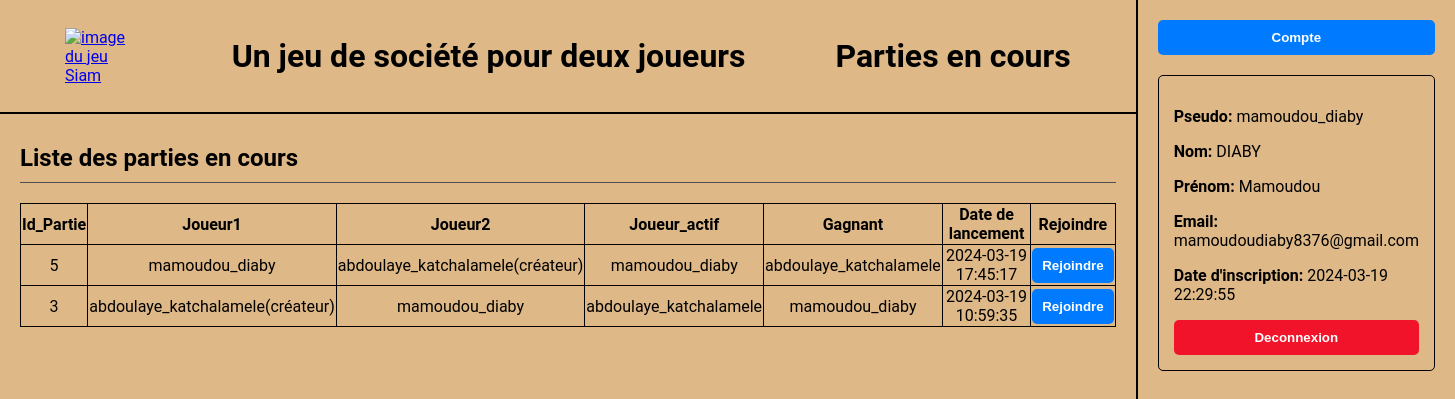
Page /pages/in_progress_games_page.php (signed in) on the committed database.
### tables this page shows
CREATE TABLE Game (
  game_ID INTEGER PRIMARY KEY AUTOINCREMENT,
  board TEXT,
  last_move TEXT,
  player1 TEXT,
  player2 TEXT,
  winner TEXT,
  active_player TEXT,
  launcher TEXT,
  launch_date DATE,
  FOREIGN KEY (player1) REFERENCES User(username),
  FOREIGN KEY (player2) REFERENCES User(username),
  FOREIGN KEY (winner) REFERENCES User(username),
  FOREIGN KEY (active_player) REFERENCES User(username),
  FOREIGN KEY (launcher) REFERENCES User(username)
);

### pages/in_progress_games_page.php (the view, shortened to what this page needs)
<?php
if (isset($_SESSION['username'])) {
  try {
    $db = new PDO('sqlite:../datas/data_base.db');
  } catch (PDOException $e) {
    echo "Échec de la connexion", $e->getMessage();
    $db = null;
    exit();
  }
  if ($_SESSION['is_admin'] == 1) {
    $query = "SELECT * FROM Game ORDER BY launch_date DESC";
    $stmt = $db->prepare($query);
  } else {
    $query = "SELECT * FROM Game WHERE player1=:username OR player2=:username ORDER BY launch_date DESC";
    $stmt = $db->prepare($query);
    $stmt->bindValue(':username', $_SESSION['username'], PDO::PARAM_STR);
  }
  $stmt->execute();
  $play_results = $stmt->fetchAll(PDO::FETCH_ASSOC);
} else {
  header('Location: login_page.php');
  exit();
}
?>
<!DOCTYPE html>
<html lang="fr">
<head>
  <link rel="stylesheet" href="../styles/style2.css">
</head>
<body>
  <header>
    <a href="home_page.php"><img src="../images/siam.jpeg" alt="image du jeu Siam"></a>
    <h1>Un jeu de société pour deux joueurs</h1>
    <h1>Parties en cours</h1>
  </header>
  <section>
    <h2>Liste des parties en cours</h2>
    <?php
    if (empty($play_results)) {
      echo "<h3>Aucune partie à jouer</h3>";
    } else {
      echo "<table>";
      echo "<tr>";
      echo "<th>Id_Partie</th>";
      echo "<th>Joueur1</th>";
      echo "<th>Joueur2</th>";
      echo "<th>Joueur_actif</th>";
      echo "<th>Gagnant</th>";
      echo "<th>Date de lancement</th>";
      echo "<th>Rejoindre</th>";
      echo "</tr>";
      foreach ($play_results as $row) {
        echo "<tr>";
        echo "<td>{$row['game_ID']}</td>";
        echo "<td>{$row['player1']}" . (($row['player1'] == $row['launcher']) ? "(créateur)" : "") . "</td>";
        echo "<td>{$row['player2']}" . (($row['player2'] == $row['launcher']) ? "(créateur)" : "") . "</td>";
        echo "<td>{$row['active_player']}</td>";
        echo "<td>{$row['winner']}</td>";
        echo "<td>{$row['launch_date']}</td>";
        echo "<td><button onclick=\"window.location.href='game_page.php?id={$row['game_ID']}'\">Rejoindre</button></td>";
        echo "</tr>";
      }
      echo "</table>";
    }
    ?>
  </section>
  <aside>
    <button onclick="window.location.href='account_page.php'">Compte</button>
    <div>
      <?php
      echo "<p><strong>Pseudo:</strong> {$_SESSION['username']}</p>";
      echo "<p><strong>Nom:</strong> {$_SESSION['last_name']}</p>";
      echo "<p><strong>Prénom:</strong> {$_SESSION['first_name']}</p>";
      echo "<p><strong>Email:</strong> {$_SESSION['email']}</p>";
      echo "<p><strong>Date d'inscription:</strong> {$_SESSION['registration_date']}</p>";
      ?>
      <button class='red_buttons' onclick="window.location.href='../api/logout_api.php'">Deconnexion</button>
    </div>
  </aside>
</body>
</html>

### styles/style2.css (style rules this page uses)
body { background-color: burlywood; font-family: 'Roboto', sans-serif; margin: 0; min-height: 100vh; display: grid; grid-template-columns: 4fr 1fr; grid-template-rows: 1fr 6fr; }
header { grid-column: 1; grid-row: 1; display: flex; justify-content: space-around; align-items: center; padding: 0 20px; border-bottom: 2px solid #000; }
section { grid-column: 1; grid-row: 2; display: flex; flex-direction: column; padding: 0 20px; }
aside { grid-column: 2; grid-row: 1 / span 2; display: flex; flex-direction: column; border-left: 2px solid #000; padding: 20px; row-gap: 20px; }
h2 { padding: 10px 0; border-bottom: 1px solid #505050; box-sizing: border-box; }
img { width: 100%; height: 100%; object-fit: contain; }
a { width: 7%; }
button { background-color: #007bff; color: white; font-weight: bold; display: inline; width: 100%; border: none; border-radius: 5px; padding: 10px; cursor: pointer; }
.red_buttons { background-color: #f11329; }
aside>div { row-gap: 10px; border: 1px solid #000; padding: 15px; border-radius: 5px; }
table { width: 100%; border-collapse: collapse; }
th, td { border: 1px solid #000; text-align: center; }

### rows in the picture
game: game_ID "5", player1 "mamoudou_diaby", player2 "abdoulaye_katchalamele", shows "(créateur)", active_player "mamoudou_diaby", winner "abdoulaye_katchalamele", launch_date "2024-03-19 17:45:17"
game: game_ID "3", player1 "abdoulaye_katchalamele", shows "(créateur)", player2 "mamoudou_diaby", active_player "abdoulaye_katchalamele", winner "mamoudou_diaby", launch_date "2024-03-19 10:59:35"

### other values in the picture
$_SESSION['username'] "mamoudou_diaby"
$_SESSION['last_name'] "DIABY"
$_SESSION['first_name'] "Mamoudou"
$_SESSION['email'] "mamoudoudiaby8376@gmail.com"
$_SESSION['registration_date'] "2024-03-19 22:29:55"
